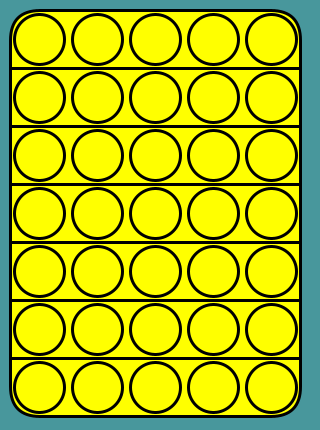
Frame 1 (no input)
Frame 60 (the mouse pressed at the canvas centre just before this capture): identical to frame 1, image omitted
Frame 120 (the mouse held since frame 60 and released just before this capture): identical to frame 1, image omitted

The Processing sketch that drew this single still picture (run headless with seeded random() and noise(); from frame 60 on, the mouse is pressed at the canvas centre):

// Processing sketch: week09_5_bubble_happy_part2
// ── week09_5_bubble_happy_part2.pde
//week09_5_bubble_happy_part2
void setup(){
  size(320,430);
}
void draw(){
  background(72,151,156);
  strokeWeight(3);
  fill(255,255,0);
  rect(10,10,58*5,58*7,30);
  for(int i=10+58;i<10+58*7;i+=58){
    line(10,i,300,i);
}
for(int i=0;i<7;i++){//左手I有7個
    for(int j=0;j<5;j++){//右手j五個
      int x=39+j*58,y=39+i*58;//x對應右手j y左手i
      ellipse(x,y,50,50);
    }
  }
}
